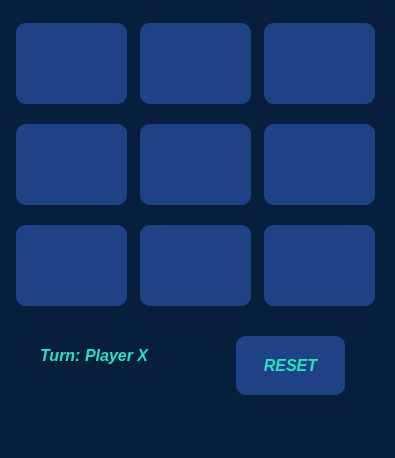
<?xml version="1.0" encoding="UTF-8"?>
<ui version="4.0">
 <class>TicTacToe</class>
 <widget class="QMainWindow" name="TicTacToe">
  <property name="geometry">
   <rect>
    <x>0</x>
    <y>0</y>
    <width>395</width>
    <height>458</height>
   </rect>
  </property>
  <property name="windowTitle">
   <string>TicTacToe</string>
  </property>
  <property name="styleSheet">
   <string notr="true">background-color: #071e3d;
</string>
  </property>
  <widget class="QWidget" name="centralwidget">
   <widget class="QPushButton" name="reset">
    <property name="geometry">
     <rect>
      <x>230</x>
      <y>330</y>
      <width>121</width>
      <height>71</height>
     </rect>
    </property>
    <property name="minimumSize">
     <size>
      <width>93</width>
      <height>50</height>
     </size>
    </property>
    <property name="font">
     <font>
      <pointsize>12</pointsize>
      <weight>75</weight>
      <italic>true</italic>
      <bold>true</bold>
     </font>
    </property>
    <property name="styleSheet">
     <string notr="true">background-color: #1f4287;
color: #21E6C1;
border-radius: 10px;   
margin: 6px;</string>
    </property>
    <property name="text">
     <string>RESET</string>
    </property>
   </widget>
   <widget class="QLabel" name="label_turn">
    <property name="geometry">
     <rect>
      <x>40</x>
      <y>330</y>
      <width>161</width>
      <height>51</height>
     </rect>
    </property>
    <property name="font">
     <font>
      <pointsize>12</pointsize>
      <weight>75</weight>
      <italic>true</italic>
      <bold>true</bold>
     </font>
    </property>
    <property name="styleSheet">
     <string notr="true">color: #21E6C1;</string>
    </property>
    <property name="text">
     <string>Turn: Player X</string>
    </property>
   </widget>
   <widget class="QWidget" name="gridLayoutWidget">
    <property name="geometry">
     <rect>
      <x>10</x>
      <y>10</y>
      <width>371</width>
      <height>311</height>
     </rect>
    </property>
    <layout class="QGridLayout" name="gridLayout">
     <property name="spacing">
      <number>1</number>
     </property>
     <item row="1" column="2">
      <widget class="QPushButton" name="p5">
       <property name="minimumSize">
        <size>
         <width>93</width>
         <height>93</height>
        </size>
       </property>
       <property name="font">
        <font>
         <pointsize>24</pointsize>
         <weight>75</weight>
         <italic>true</italic>
         <bold>true</bold>
        </font>
       </property>
       <property name="styleSheet">
        <string notr="true">background-color: #1f4287;
color: #21E6C1;
border-radius: 10px;   
margin: 6px;</string>
       </property>
       <property name="text">
        <string/>
       </property>
      </widget>
     </item>
     <item row="2" column="2">
      <widget class="QPushButton" name="p8">
       <property name="minimumSize">
        <size>
         <width>93</width>
         <height>93</height>
        </size>
       </property>
       <property name="font">
        <font>
         <pointsize>24</pointsize>
         <weight>75</weight>
         <italic>true</italic>
         <bold>true</bold>
        </font>
       </property>
       <property name="styleSheet">
        <string notr="true">background-color: #1f4287;
color: #21E6C1;
border-radius: 10px;   
margin: 6px;</string>
       </property>
       <property name="text">
        <string/>
       </property>
      </widget>
     </item>
     <item row="0" column="2">
      <widget class="QPushButton" name="p2">
       <property name="minimumSize">
        <size>
         <width>93</width>
         <height>93</height>
        </size>
       </property>
       <property name="font">
        <font>
         <pointsize>24</pointsize>
         <weight>75</weight>
         <italic>true</italic>
         <bold>true</bold>
        </font>
       </property>
       <property name="styleSheet">
        <string notr="true">background-color: #1f4287;
color: #21E6C1;
border-radius: 10px;   
margin: 6px;</string>
       </property>
       <property name="text">
        <string/>
       </property>
      </widget>
     </item>
     <item row="0" column="1">
      <widget class="QPushButton" name="p1">
       <property name="minimumSize">
        <size>
         <width>93</width>
         <height>93</height>
        </size>
       </property>
       <property name="font">
        <font>
         <pointsize>24</pointsize>
         <weight>75</weight>
         <italic>true</italic>
         <bold>true</bold>
        </font>
       </property>
       <property name="styleSheet">
        <string notr="true">background-color: #1f4287;
color: #21E6C1;
border-radius: 10px;   
margin: 6px;</string>
       </property>
       <property name="text">
        <string/>
       </property>
      </widget>
     </item>
     <item row="1" column="1">
      <widget class="QPushButton" name="p4">
       <property name="minimumSize">
        <size>
         <width>93</width>
         <height>93</height>
        </size>
       </property>
       <property name="font">
        <font>
         <pointsize>24</pointsize>
         <weight>75</weight>
         <italic>true</italic>
         <bold>true</bold>
        </font>
       </property>
       <property name="styleSheet">
        <string notr="true">background-color: #1f4287;
color: #21E6C1;
border-radius: 10px;   
margin: 6px;</string>
       </property>
       <property name="text">
        <string/>
       </property>
      </widget>
     </item>
     <item row="0" column="0">
      <widget class="QPushButton" name="p0">
       <property name="minimumSize">
        <size>
         <width>93</width>
         <height>93</height>
        </size>
       </property>
       <property name="font">
        <font>
         <pointsize>24</pointsize>
         <weight>75</weight>
         <italic>true</italic>
         <bold>true</bold>
        </font>
       </property>
       <property name="styleSheet">
        <string notr="true">background-color: #1f4287;
color: #21E6C1;
border-radius: 10px;   
margin: 6px;</string>
       </property>
       <property name="text">
        <string/>
       </property>
      </widget>
     </item>
     <item row="2" column="0">
      <widget class="QPushButton" name="p6">
       <property name="minimumSize">
        <size>
         <width>93</width>
         <height>93</height>
        </size>
       </property>
       <property name="font">
        <font>
         <pointsize>24</pointsize>
         <weight>75</weight>
         <italic>true</italic>
         <bold>true</bold>
        </font>
       </property>
       <property name="styleSheet">
        <string notr="true">background-color: #1f4287;
color: #21E6C1;
border-radius: 10px;   
margin: 6px;</string>
       </property>
       <property name="text">
        <string/>
       </property>
      </widget>
     </item>
     <item row="2" column="1">
      <widget class="QPushButton" name="p7">
       <property name="minimumSize">
        <size>
         <width>93</width>
         <height>93</height>
        </size>
       </property>
       <property name="font">
        <font>
         <pointsize>24</pointsize>
         <weight>75</weight>
         <italic>true</italic>
         <bold>true</bold>
        </font>
       </property>
       <property name="styleSheet">
        <string notr="true">background-color: #1f4287;
color: #21E6C1;
border-radius: 10px;   
margin: 6px;</string>
       </property>
       <property name="text">
        <string/>
       </property>
      </widget>
     </item>
     <item row="1" column="0">
      <widget class="QPushButton" name="p3">
       <property name="minimumSize">
        <size>
         <width>93</width>
         <height>93</height>
        </size>
       </property>
       <property name="font">
        <font>
         <pointsize>24</pointsize>
         <weight>75</weight>
         <italic>true</italic>
         <bold>true</bold>
        </font>
       </property>
       <property name="styleSheet">
        <string notr="true">background-color: #1f4287;
color: #21E6C1;
border-radius: 10px;   
margin: 6px;</string>
       </property>
       <property name="text">
        <string/>
       </property>
      </widget>
     </item>
    </layout>
   </widget>
  </widget>
  <widget class="QMenuBar" name="menubar">
   <property name="geometry">
    <rect>
     <x>0</x>
     <y>0</y>
     <width>395</width>
     <height>20</height>
    </rect>
   </property>
  </widget>
  <widget class="QStatusBar" name="statusbar"/>
 </widget>
 <resources/>
 <connections/>
</ui>
